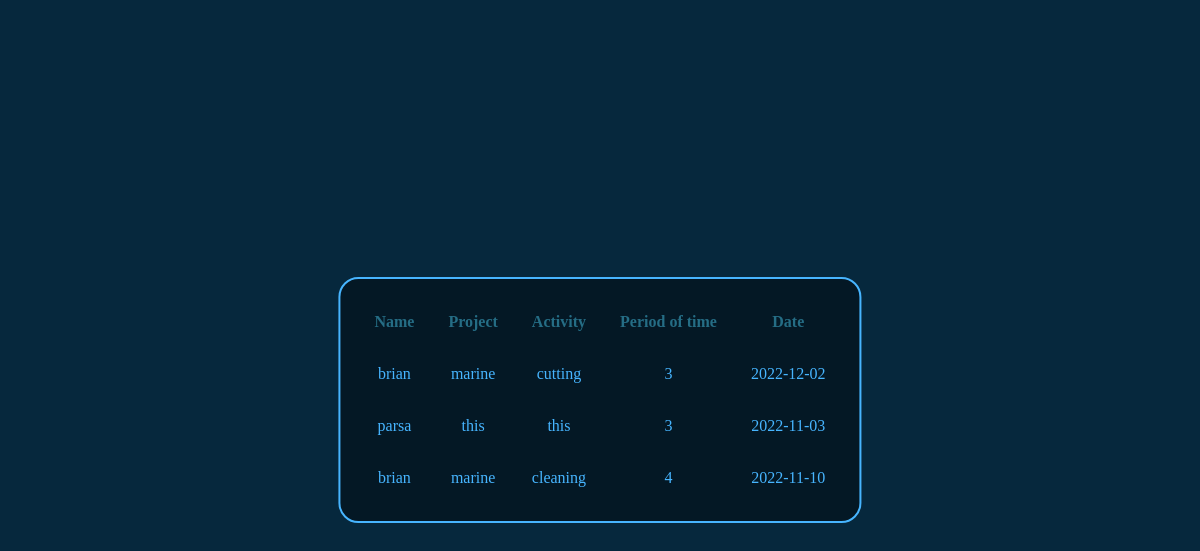
The page /all-records on the database its author committed.
### app.py (models this page shows, shortened)
class Operation(db.Model):
    id = db.Column(db.Integer, primary_key=True)
    worker = db.Column(db.String(100), nullable=False)
    project = db.Column(db.String(100), nullable=False)
    activity = db.Column(db.String(80), unique=True, nullable=False)
    hours = db.Column(db.Integer)
    date = db.Column(db.String(100))
    created_at = db.Column(db.DateTime(timezone=True),
                           server_default=func.now())

### app.py (the view)
@app.route('/all-records')
def all_records():
    all_query = Operation.query.all()
    return render_template('report_table.html', results=all_query)

### templates/report_table.html (shortened to what this page needs)
{% extends 'base.html' %}
{% block links %}
    <link rel="stylesheet" href="{{ url_for('static', filename='css/report_table.css') }}">
{% endblock %}
{% block content %}
    <table>
        <tr>
            <th>Name</th>
            <th>Project</th>
            <th>Activity</th>
            <th>Period of time</th>
            <th>Date</th>
        </tr>
        {% for result in results %}
        <tr>
            <td>{{ result.worker }}</td>
            <td>{{ result.project }}</td>
            <td>{{ result.activity }}</td>
            <td>{{ result.hours }}</td>
            <td>{{ result.date }}</td>
        </tr>
        {% endfor %}
    </table>
{% endblock %}

### templates/base.html (shortened to what this page needs)
<!DOCTYPE html>
<html lang="en">
<head>
    {% block links %}{% endblock %}
</head>
<body>
    {% block content %}  {% endblock %}
</body>
</html>

### static/css/report_table.css (style rules this page uses)
body { background-color: #06283D; }
table { position: absolute; left: 50%; top: 50%; -webkit-transform: translate(-50%, -50%); transform: translate(-50%, -50%); border: 2px #47B5FF solid; background-color: rgba(0, 0, 0, 0.4); padding: 1rem; text-align: center; border-radius: 20px; }
th { color: #256D85; padding: 1rem; }
td { color: #47B5FF; padding: 1rem; }

### rows shown on the page
Operation: worker "brian", project "marine", activity "cutting", hours "3", date "2022-12-02"
Operation: worker "parsa", project "this", activity "this", hours "3", date "2022-11-03"
Operation: worker "brian", project "marine", activity "cleaning", hours "4", date "2022-11-10"
